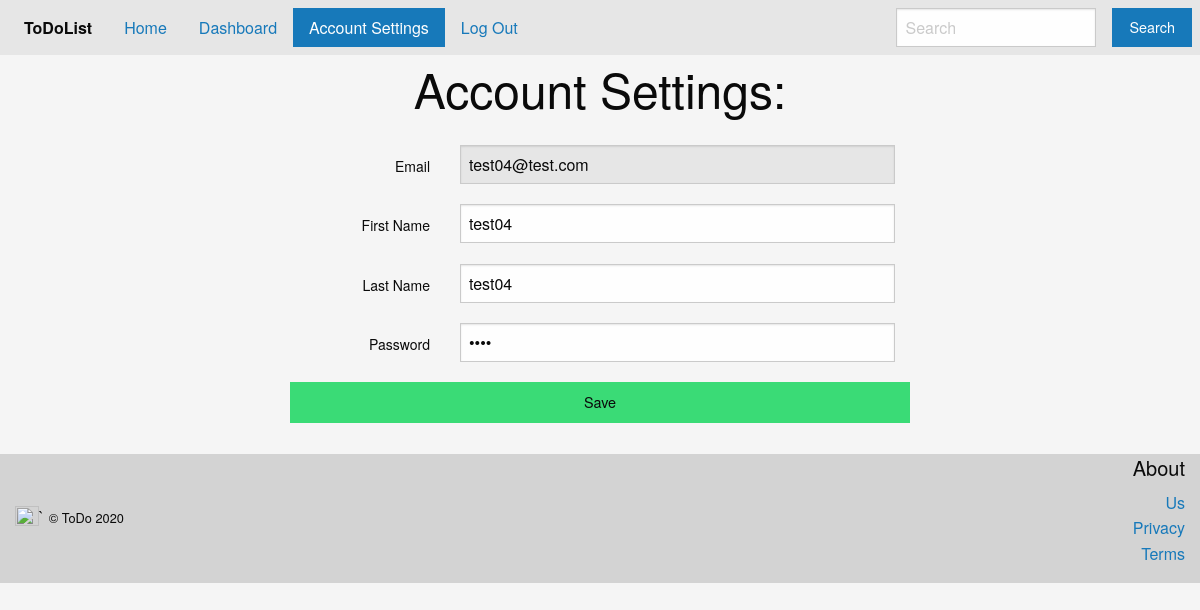
The app's page /user-edit (signed in) with its own data.
### tables this page shows
CREATE TABLE users(
        id INTEGER PRIMARY KEY AUTOINCREMENT,
        first_name VARCHAR(50) NOT NULL,
        last_name VARCHAR(50) NOT NULL,
        password VARCHAR(32) NOT NULL,
        email VARCHAR(255) NOT NULL UNIQUE,
        created TIMESTAMP DEFAULT CURRENT_DATE
    );

### demo.py (the view, shortened to what this page needs)
@app.route('/user-edit', methods=['GET', 'PATCH', 'POST'])
def userEdit():
        title = "Account Settings:"
        if isAuth():
                if request.method=='GET':
                        print(user.getById(session["user"]["id"])) #testing model user_id 1 hardcoded...
                        return render_template('user-edit.html', nav=getNav(), title=title, user = user.getObjByEmail(session["user"]["email"]), msg = None)
        else:
                return redirect(url_for('logIn'))

### db/con.py (called while the page is built)
def conex():
    return sqlite3.connect('./db/Task.db', check_same_thread = False)

def dql(sql, param = [], rtnOne = False):
    data = None
    connection = conex()
    cursor = connection.cursor()
    try:
        cursor.execute(sql, param)
        if rtnOne:
            data = cursor.fetchone()
            if data:
                data = data[0]
        else:
            data = cursor.fetchall()
    except Exception as inst:
        print('\033[1m' + '\033[91m') #Bold Red Line
        print(inst)
        print("ERROR. sql: "+sql)
        print(param)
        print('\033[0m' + '--------------------') #Normal Line
    cursor.close()
    connection.close()
    return data

### db/user.py (called while the page is built)
def getById(id):
    return con.dql("SELECT * FROM {} WHERE id=?".format(table), [id])

def getObjByEmail(email): #return user model (1, 'eh1', 'eh2', '1234', 'test01@test.com')
    data = con.dql("SELECT * FROM {} WHERE email=?".format(table), [email])[0]
    return {
            "id" : data[0],
            "fname" : data[1],
            "lname" : data[2],
            "password" : data[3],
            "email" : data[4]
            }

### demo.py (called while the page is built, shortened)
def isAuth():
        if 'user' in session:
                return True
        else:
                return False

@app.before_request
def before_request():
    g.user = None
    if 'user' in session:
        g.user = session['user']

def getNav():
        if not 'user' in session:
                return (
                        {"title": "Home", "href": "/"},
                        {"title": "Dashboard", "href": "/dashboard"},
                        {"title": "Sign Up", "href": "/sign-up"},
                        {"title": "Login", "href": "/log-in"},
                        {"title": "Admin", "href": "/admin"},
                )
        else:
                if not session['user']['isAdmin']:
                        return (
                                {"title": "Home", "href": "/"},
                                {"title": "Dashboard", "href": "/dashboard"},
                                {"title": "Account Settings", "href": "/user-edit"},
                                {"title": "Log Out", "href": "/log-out"}
                        )

### templates/user-edit.html (shortened to what this page needs)
{% extends "structure.html" %}
{% block style %}
    <link rel="stylesheet" href="static/css/user.css">
{% endblock style %}
{% block main %}
<form class="form-user grid-x grid-padding-x" method="POST">
  <div class="medium-3 cell">
    <label for="inputEmail" class="text-right middle">Email</label>
  </div>
  <div class="medium-9 cell">
    <input type="email" name="email" id="inputEmail" placeholder="Email address" autocomplete="off" value="{{ user.email }}" required disabled >
  </div>
  <div class="medium-3 cell">
    <label for="inputFName" class="text-right middle">First Name</label>
  </div>
  <div class="medium-9 cell">
    <input type="text" name="fname" id="inputFName" placeholder="First Name" autocomplete="off" value="{{ user.fname }}" required autofocus >
  </div>
  <div class="medium-3 cell">
    <label for="inputLName" class="text-right middle">Last Name</label>
  </div>
  <div class="medium-9 cell">
    <input type="text" name="lname" id="inputLName" placeholder="Last Name" autocomplete="off" value="{{ user.lname }}" required >
  </div>
  <div class="medium-3 cell">
    <label for="inputPassword" class="text-right middle">Password</label>
  </div>
  <div class="medium-9 cell">
    <input type="password" name="password" id="inputPassword" placeholder="Password" autocomplete="off" value="{{ user.password }}" required>
  </div>
  <div class="medium-12 float-center">
    <button class="button success expanded" type="submit">Save</button>
  </div>
</form>
{% endblock main %}

### static/css/user.css (style rules this page uses)
.form-user { width: 100%; max-width: 650px; padding: 15px; margin: auto; }
.form-user input[type="email"] { margin-bottom: -1px; border-bottom-right-radius: 0; border-bottom-left-radius: 0; }
.form-user input[type="password"] { margin-bottom: 10px; border-top-left-radius: 0; border-top-right-radius: 0; }
.form-user input[type="text"] { border-top-left-radius: 0; border-top-right-radius: 0; }

### static/css/style-new.css (style rules this page uses)
body { background-color: #f5f5f5; }

### records on screen
users: email "test04@test.com", fname "test04", lname "test04"

### other values on screen
{{ item.title }} "Home" "Dashboard" "Account Settings" "Log Out"
{{ title }} "Account Settings:"
